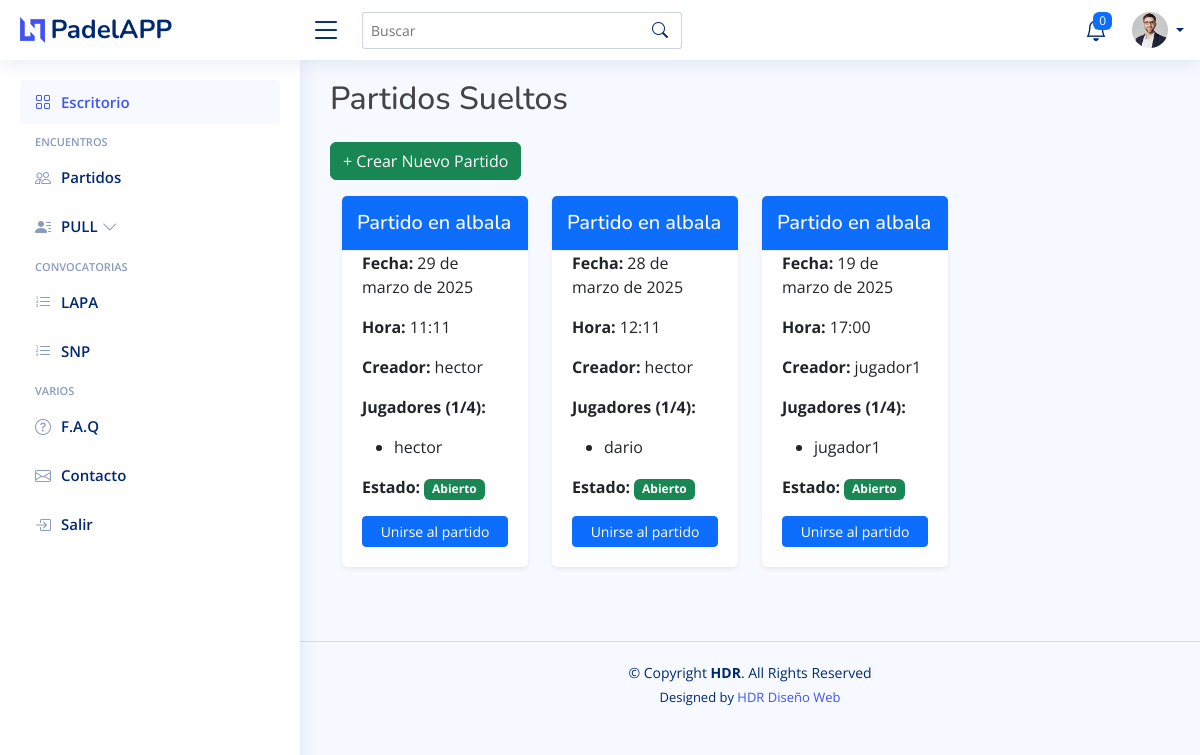
The app's page /partidos/ with its own data.
### padelapp/models.py (models this page shows, shortened)
class PartidoAbierto(models.Model):
    creador = models.ForeignKey(
        settings.AUTH_USER_MODEL, on_delete=models.CASCADE, related_name='partidos_creados'
    )
    jugadores = models.ManyToManyField(
        settings.AUTH_USER_MODEL, related_name='partidos_jugados', blank=True
    )
    fecha = models.DateField()
    hora = models.TimeField()
    lugar = models.CharField(max_length=200)
    estado = models.CharField(
        max_length=10, choices=[('Abierto', 'Abierto'), ('Cerrado', 'Cerrado')], default='Abierto'
    )
    @classmethod
    def limpiar_partidos_viejos(cls):
        cls.objects.filter(estado='Cerrado', fecha__lt=now() - timedelta(days=1)).delete()

class User(AbstractUser):
    avatar = models.ImageField(upload_to='avatars/', blank=True, null=True)
    dni_nie = models.CharField(max_length=20, unique=True, blank=True, null=True)
    fecha_nacimiento = models.DateField(null=True, blank=True)
    sexo = models.CharField(max_length=10, choices=[('Hombre', 'Hombre'), ('Mujer', 'Mujer')])
    movil = models.CharField(max_length=15, blank=True, null=True)
    provincia = models.CharField(max_length=100, blank=True, null=True)
    poblacion = models.CharField(max_length=100, blank=True, null=True)
    codigo_postal = models.CharField(max_length=10, blank=True, null=True)
    apodo = models.CharField(max_length=50, blank=True, null=True)
    posicion_juego = models.CharField(max_length=10, choices=[('Izquierda', 'Izquierda'), ('Derecha', 'Derecha'), ('Ambas', 'Ambas')])
    marca_pala = models.CharField(max_length=100, blank=True, null=True)
    equipo = models.ForeignKey('Team', on_delete=models.SET_NULL, null=True, blank=True, related_name='jugadores')

### padelapp/views.py (the view)
# urls.py: path('partidos/', lista_partidos, name='lista_partidos'),
def lista_partidos(request):
    PartidoAbierto.limpiar_partidos_viejos()
    partidos = PartidoAbierto.objects.all().order_by('-fecha')
    return render(request, 'padelapp/lista_partidos.html', {'partidos': partidos})

### padelapp/templates/padelapp/lista_partidos.html
{% extends 'base.html' %}
{% block content %}
    <h2 class="mb-4">Partidos Sueltos</h2>
    <a href="{% url 'crear_partido' %}" class="btn btn-success mb-3">+ Crear Nuevo Partido</a>
    <div class="container">
        <div class="row">
            {% for partido in partidos %}
                <div class="col-md-3 mb-4">
                    <div class="card shadow-sm">
                        <div class="card-header bg-primary text-white">
                            <h5 class="mb-0">Partido en {{ partido.lugar }}</h5>
                        </div>
                        <div class="card-body">
                            <p><strong>Fecha:</strong> {{ partido.fecha }}</p>
                            <p><strong>Hora:</strong> {{ partido.hora }}</p>
                            <p><strong>Creador:</strong> {{ partido.creador.username }}</p>
                            <p><strong>Jugadores ({{ partido.jugadores.count }}/4):</strong></p>
                            <ul>
                                {% for jugador in partido.jugadores.all %}
                                    <li>{{ jugador.username }}</li>
                                {% empty %}
                                    <li>Aún no hay jugadores inscritos.</li>
                                {% endfor %}
                            </ul>
                            <p><strong>Estado:</strong>
                                <span class="badge bg-{% if partido.estado == 'Cerrado' %}danger{% else %}success{% endif %}">
                                    {{ partido.estado }}
                                </span>
                            </p>
                            {% if user in partido.jugadores.all %}
                                <a href="{% url 'gestionar_partido' partido.id %}" class="btn btn-danger btn-sm w-100">Salir del partido</a>
                            {% elif partido.estado == 'Abierto' %}
                                <a href="{% url 'gestionar_partido' partido.id %}" class="btn btn-primary btn-sm w-100">Unirse al partido</a>
                            {% endif %}
                        </div>
                    </div>
                </div>
            {% endfor %}
        </div>
    </div>
{% endblock %}

### core/static/css/style.css (style rules this page uses)
:root { scroll-behavior: smooth; }
body { font-family: "Open Sans", sans-serif; background: #f6f9ff; color: #444444; }
a { color: #4154f1; text-decoration: none; }
h1, h2, h3, h4, h5, h6 { font-family: "Nunito", sans-serif; }
.card { margin-bottom: 30px; border: none; border-radius: 5px; box-shadow: 0px 0 30px rgba(1, 41, 112, 0.1); }
.card-header, .card-footer { border-color: #ebeef4; background-color: #fff; color: #798eb3; padding: 15px; }
.card-body { padding: 0 20px 20px 20px; }

### records on screen
PartidoAbierto: lugar "albala", fecha "29 de marzo de 2025", hora "11:11", creador.username "hector", jugadores.count "1", estado "Abierto", shows "Unirse al partido"
User: username "hector"
PartidoAbierto: lugar "albala", fecha "28 de marzo de 2025", hora "12:11", creador.username "hector", jugadores.count "1", estado "Abierto", shows "Unirse al partido"
User: username "dario"
PartidoAbierto: lugar "albala", fecha "19 de marzo de 2025", hora "17:00", creador.username "jugador1", jugadores.count "1", estado "Abierto", shows "Unirse al partido"
User: username "jugador1"
